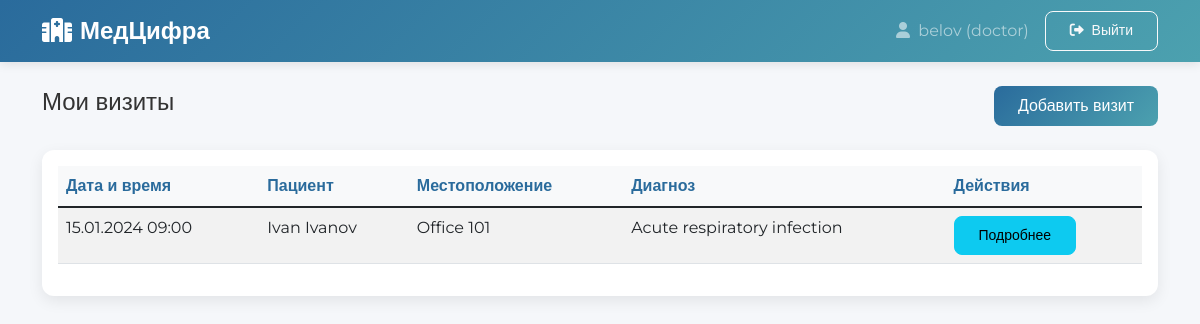
Before: /doctor/dashboard (signed in) with the older database file.
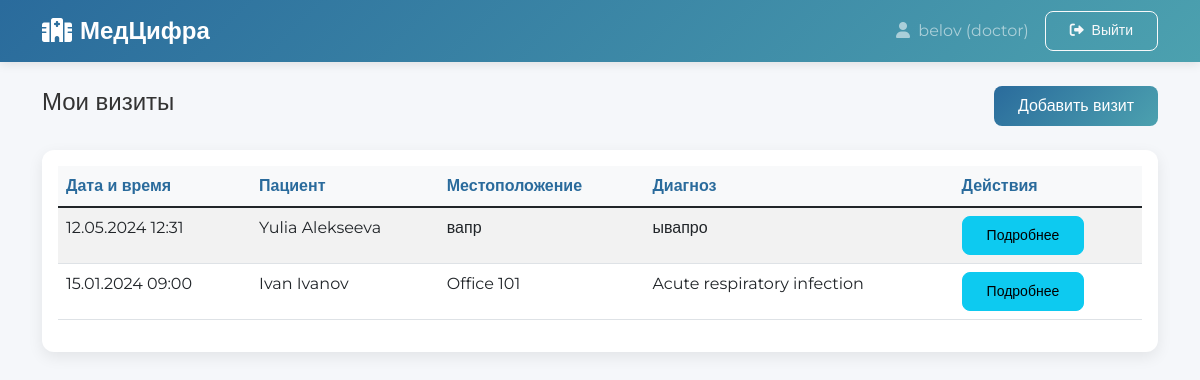
After: the same page with the newer database file.
### models.py (models this page shows)
class Visit(db.Model):
    __tablename__ = "visits"
    id = db.Column(db.Integer, primary_key=True)
    patient_id = db.Column(
        db.Integer, db.ForeignKey("patients.id", ondelete="CASCADE"), nullable=False
    )
    doctor_id = db.Column(
        db.Integer, db.ForeignKey("doctors.id", ondelete="CASCADE"), nullable=False
    )
    date = db.Column(db.DateTime, nullable=False)
    location = db.Column(db.String(100))
    symptoms = db.Column(db.Text)
    diagnosis = db.Column(db.Text)
    prescriptions = db.Column(db.Text)
    created_at = db.Column(db.DateTime, default=datetime.utcnow)
    patient = db.relationship("Patient", backref="visits", lazy=True)
    doctor = db.relationship("Doctor", backref="visits", lazy=True)

class Patient(db.Model):
    __tablename__ = "patients"
    id = db.Column(db.Integer, primary_key=True)
    first_name = db.Column(db.String(50), nullable=False)
    last_name = db.Column(db.String(50), nullable=False)
    gender = db.Column(db.Enum("M", "F"), nullable=False)
    date_of_birth = db.Column(db.Date, nullable=False)
    address = db.Column(db.Text)
    login = db.Column(db.String(50), unique=True, nullable=False)
    password_hash = db.Column(db.String(255), nullable=False)
    created_at = db.Column(db.DateTime, default=datetime.utcnow)

### app.py (the view)
@app.route("/doctor/dashboard")
@login_required
def doctor_dashboard():
    if current_user.role != "doctor":
        flash("Доступ запрещен", "error")
        return redirect(url_for("index"))
    try:
        visits = (
            db.session.query(
                Visit.id,
                Visit.date,
                Visit.location,
                Visit.diagnosis,
                Patient.first_name.label("patient_first_name"),
                Patient.last_name.label("patient_last_name"),
            )
            .join(Patient, Visit.patient_id == Patient.id)
            .filter(Visit.doctor_id == current_user.id)
            .order_by(Visit.date.desc())
            .all()
        )
        return render_template("doctor/dashboard.html", visits=visits)
    except Exception as e:
        flash(f"Ошибка: {str(e)}", "error")
        return render_template("doctor/dashboard.html", visits=[])

### app.py (called while the page is built)
@login_manager.user_loader
def load_user(user_id):
    return User.get(user_id)

### models.py (called while the page is built)
    @staticmethod
    def get(user_id):
        try:
            if "_" not in user_id:
                return None
            role, id_str = user_id.split("_", 1)
            user_id_int = int(id_str)
            model = {"admin": Admin, "doctor": Doctor, "patient": Patient}.get(role)
            if model:
                obj = model.query.get(user_id_int)
                if obj:
                    return User(obj.id, getattr(obj, "login", None), role)
            return None
        except Exception as e:
            print(f"Error loading user: {e}")
            return None

### templates/doctor/dashboard.html (shortened to what this page needs)
{% extends "base.html" %}
{% block content %}
<div class="d-flex justify-content-between align-items-center mb-4">
    <h4>Мои визиты</h4>
    <a href="{{ url_for('doctor_add_visit') }}" class="btn btn-primary">Добавить визит</a>
</div>
<div class="card">
    <div class="card-body">
        <div class="table-responsive">
            <table class="table table-striped">
                <thead>
                    <tr>
                        <th>Дата и время</th>
                        <th>Пациент</th>
                        <th>Местоположение</th>
                        <th>Диагноз</th>
                        <th>Действия</th>
                    </tr>
                </thead>
                <tbody>
                    {% for visit in visits %}
                    <tr>
                        <td>{{ visit.date.strftime('%d.%m.%Y %H:%M') }}</td>
                        <td>{{ visit.patient_first_name }} {{ visit.patient_last_name }}</td>
                        <td>{{ visit.location }}</td>
                        <td>{{ visit.diagnosis[:50] }}{% if visit.diagnosis|length > 50 %}...{% endif %}</td>
                        <td>
                            <button class="btn btn-sm btn-info" onclick="showVisitDetails('{{ visit.id }}')">
                                Подробнее
                            </button>
                        </td>
                    </tr>
                    {% else %}
                    <tr>
                        <td colspan="5" class="text-center">Нет записей о визитах</td>
                    </tr>
                    {% endfor %}
                </tbody>
            </table>
        </div>
    </div>
</div>
{% endblock %}

Changed rows visible on the page:
added Visit: date "12.05.2024 12:31", patient_first_name "Yulia", patient_last_name "Alekseeva", location "вапр", diagnosis "ывапро"
